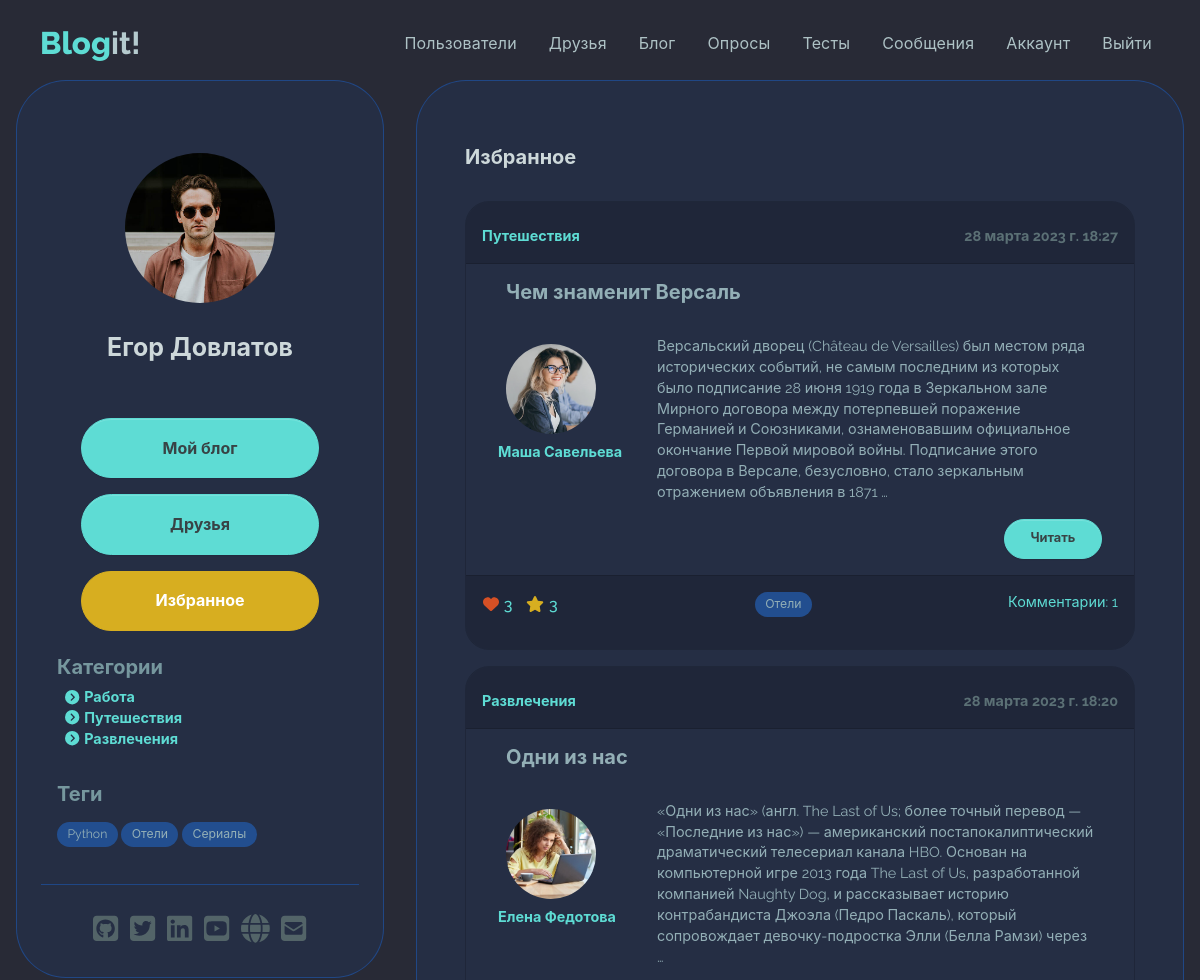
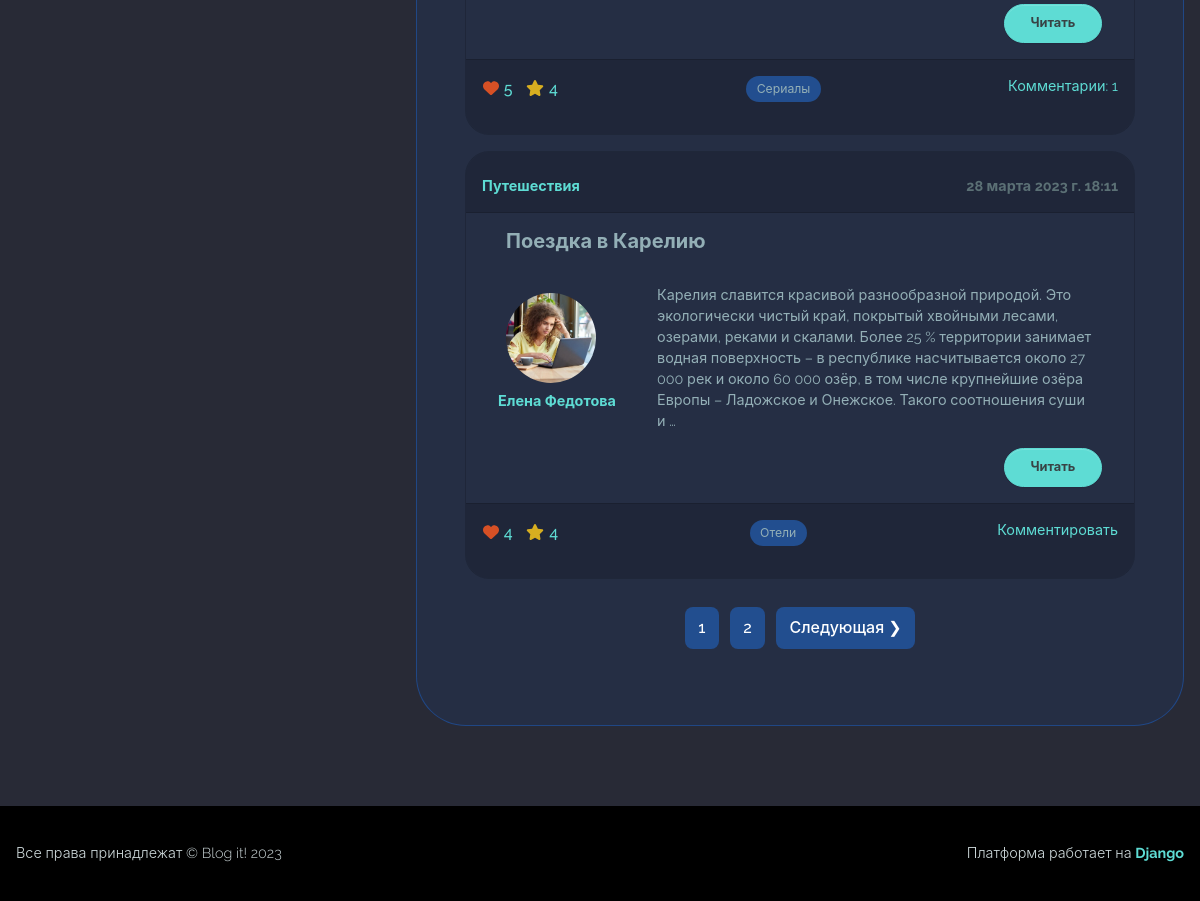
The page /bookmarks/ (signed in) on the database its author committed (2 pictures, top to bottom).
### users/models.py (models this page shows, shortened)
class Profile(models.Model):
    user = models.OneToOneField(User,
        on_delete=models.CASCADE)
    name = models.CharField(max_length=50,
        blank=True, null=True)
    email = models.EmailField(max_length=50,
        blank=True, null=True)
    username = models.CharField(max_length=50,
        blank=True, null=True)
    summary = models.CharField(max_length=100,
        blank=True, null=True)
    city = models.CharField(max_length=20,
        blank=True, null=True)
    profession = models.CharField(max_length=50,
        blank=True, null=True)
    about = models.TextField(blank=True, null=True)
    image = models.ImageField(
        null=True, blank=True, upload_to='profile_images',
        default='profile_images/default.jpg')
    github = models.CharField(max_length=100,
        default='https://github.com')
    twitter = models.CharField(max_length=100,
        default='https://twitter.com')
    linkedin = models.CharField(max_length=100,
        default='https://linkedin.com')
    youtube = models.CharField(max_length=100,
        default='https://youtube.com')
    website = models.CharField(max_length=100,
        default='https://mysite.com')
    created = models.DateTimeField(auto_now_add=True)
    follows = models.ManyToManyField(
        'self', related_name='followed_by',
        symmetrical=False, blank=True
    )
    class Meta:
        ordering = ['created']
        verbose_name = 'Профиль'
        verbose_name_plural = 'Профили'

### blog/models.py (models this page shows, shortened)
class Category(models.Model):
    name = models.CharField('category', max_length=20)
    slug = models.SlugField()
    class Meta:
        ordering = ['id']
        verbose_name = 'Категория'
        verbose_name_plural = 'Категории'
    def __str__(self):
        return self.name

class Tag(models.Model):
    name = models.CharField('tag', max_length=20)
    slug = models.SlugField()
    class Meta:
        ordering = ['id']
        verbose_name = 'Тег'
        verbose_name_plural = 'Теги'

class Post(models.Model):
    owner = models.ForeignKey(
        Profile, null=True, blank=True, on_delete=models.CASCADE)
    title = models.CharField(max_length=150)
    slug = models.SlugField()
    text = models.TextField(max_length=2000)
    category = models.ForeignKey(Category,
        on_delete=models.CASCADE)
    tags = models.ManyToManyField(Tag, blank=True)
    published = models.DateTimeField(auto_now_add=True)
    likes = models.ManyToManyField(User,
        related_name='post_likes', blank=True)
    bookmarks = models.ManyToManyField(User,
        related_name='bookmarks', blank=True)
    class Meta:
        ordering = ['-published']
        verbose_name = 'Запись'
        verbose_name_plural = 'Записи'
    def number_of_likes(self):
        if self.likes.count() == 0:
            return ''
        else:
            return self.likes.count()
    def number_of_bookmarks(self):
        if self.bookmarks.count() == 0:
            return ''
        else:
            return self.bookmarks.count()
    def number_of_comments(self):
        if self.comments.count() == 0:
            return ''
        else:
            return self.comments.filter(approved=True).count()

### blog/views.py (the view)
# urls.py: path('bookmarks/', views.user_bookmarks, name='user_bookmarks'),
@login_required
def user_bookmarks(request):
    profile = request.user.profile
    user = request.user
    posts = Post.objects.filter(bookmarks__in=[user])
    tags, categories = get_tags_categories(posts)
    custom_range, posts = paginateObjects(request, posts, 3)
    context = {'profile': profile, "posts": posts,
    'custom_range': custom_range,
    'tags': tags, 'categories': categories}
    return render(request, "blog/post_list.html", context)

### blog/templates/blog/post_list.html
{% extends 'base.html' %}
{% block content %}
    <section>
        <main class="mt-5 mb-5">
            <div class="container">
                <div class="main-body">
                    <div class="row">
                        <div class="col-lg-4">
                            <div class="card p-3 card-soft-primary">
                                <div class="card-body">
                                    <div class="d-flex flex-column align-items-center text-center">
                                        <div class="profile-image-wrapper mt-5">
                                            <div class="profile-image">
                                                <img src="{{ profile.image.url }}" alt="profile" />
                                            </div>
                                        </div>
                                        <div class="mt-1">
                                            <h5 class="fw-bold fs-2 text-200 mb-5 text-center">{{ profile.name }}</h5>
                                            <div class="text-center">
                                                <div class="col-12 d-grid">
                                                    <div class="text-center">
                                                        <a class="btn btn-primary rounded-pill my-2 col-9"
                                                           href="{% url 'blog:my-blog' %}">Мой блог</a>
                                                        <a class="btn btn-primary rounded-pill my-2 col-9"
                                                           href="{% url 'blog:friends' %}">Друзья</a>
                                                        <a class="btn btn-warning rounded-pill my-2 col-9"
                                                           href="{% url 'blog:user_bookmarks' %}">Избранное</a>
                                                    </div>
                                                    {% include 'tags_categories.html' %}
                                                </div>
                                            </div>
                                        </div>
                                    </div>
                                    <hr class="my-4">
                                    <div class="text-center">{% include 'socials.html' %}</div>
                                </div>
                            </div>
                        </div>
                        <div class="col-lg-8">
                            <div class="card p-3 h-100 card-soft-primary">
                                <div class="profile-card-body">
                                    <div class="row mb-3">
                                        <div class="col-12">
                                            {% if 'friends' in request.path %}
                                                <h6 class="fw-bold fs-1 text-200 my-3">Записи друзей</h6>
                                                <div class="row">
                                                    <div class="mx-auto col-10 col-md-12 col-lg-12 mb-3">
                                                        <form class="text-light" action="{% url 'blog:friends' %}" method="get">
                                                            <div class="input-group-icon">
                                                                <input class="form-control form-ensurance-control"
                                                                       type="text"
                                                                       name="search_query"
                                                                       value="{{ search_query }}"
                                                                       id="formInput#search"
                                                                       placeholder="Поиск по записям друзей"
                                                                       aria-label="search"/>
                                                                <button class="btn btn-primary btn-subscribe" type="submit">Найти</button>
                                                            </form>
                                                        </div>
                                                    </div>
                                                {% elif 'bookmarks' in request.path %}
                                                    <h6 class="fw-bold fs-1 text-200 my-3">Избранное</h6>
                                                {% elif 'category' in request.path %}
                                                    <h6 class="fw-bold fs-1 text-200 my-3">
                                                        Все записи в категории <span class="fw-bolder text-400">{{ category.name }}</span>
                                                    </h6>
                                                {% elif 'tag' in request.path %}
                                                    <h6 class="fw-bold fs-1 text-200 my-3">
                                                        Все записи, отмеченные тегом <span class="fw-bolder text-400">{{ tag.name }}</span>
                                                    </h6>
                                                {% endif %}
                                            </div>
                                        </div>
                                        <div>
                                            {% for post in posts %}
                                                <div class="message-card mb-3">
                                                    <div class="card-header fs--1 fw-bold">
                                                        <div class="d-flex justify-content-between">
                                                            <a class="text-decoration-none mt-2" href=""><span class="text-start">{{ post.category }}</span></a>
                                                            {% if request.user.profile.id == post.owner.id %}
                                                                <span class="text-end icon-group"><a class="icon-item" href="{% url 'blog:update-post' post.id %}"><i class="uil uil-edit fs--1"></i></a><a class="icon-item" href="{% url 'blog:delete-post' post.id %}"><i class="uil uil-times-circle fs--1"></i></a></span>
                                                            {% else %}
                                                                <span class="text-end mt-2">{{ post.published }}</span>
                                                            {% endif %}
                                                        </div>
                                                    </div>
                                                    <div class="card-body px-4">
                                                        <h5 class="card-title text-400 p-2">{{ post.title }}</h5>
                                                        <div class="row g-0">
                                                            <div class="col-md-3 caption center-block">
                                                                <div class="blog-image-wrapper mt-2">
                                                                    <div class="blog-image">
                                                                        <img src="{{ post.owner.image.url }}" alt="profile" />
                                                                    </div>
                                                                </div>
                                                                <p class="text-200 fw-bold mt-3">
                                                                    <a class="text-decoration-none"
                                                                       href="{% url 'user-profile' post.owner.username %}">{{ post.owner.name }}</a>
                                                                </p>
                                                            </div>
                                                            <div class="col-md-9">
                                                                <p class="card-text text-400 p-2">{{ post.text|safe|truncatewords:"50" }}</p>
                                                            </div>
                                                        </div>
                                                        <div class="text-end">
                                                            <a class="btn btn-primary rounded-pill btn-md my-2"
                                                               href="{% url 'blog:post' post.slug %}">Читать</a>
                                                        </div>
                                                    </div>
                                                    {% include 'blog/post_footer.html' %}
                                                </div>
                                            {% endfor %}
                                        </div>
                                        <div class="my-4">{% include 'pagination.html' with queryset=posts custom_range=custom_range %}</div>
                                    </div>
                                </div>
                            </div>
                        </div>
                    </div>
                </div>
            </main>
        </section>
    {% endblock content %}

### templates/tags_categories.html
<div class="text-start mt-3 px-3">
    <h5 class="text-500">Категории</h5>
    <ul class="list-unstyled">
        {% for category in categories %}
            <li>
                <a class="text-decoration-none fw-bold px-2"
                   href="{% url 'blog:by_category' category.slug %}"><i class="fas fa-chevron-circle-right mr-icon"></i>{{ category.name }}</a>
            </li>
        {% endfor %}
    </ul>
</div>
<div class="text-start mt-3 px-3">
    <h5 class="text-500">Теги</h5>
    <div class="col-12 container-fluid px-0">
        {% for tag in tags %}
            <a href="{% url 'blog:by_tag' tag.slug %}"><span class="badge rounded-pill text-400 pill-bg my-2">{{ tag.name }}</span></a>
        {% endfor %}
    </div>
</div>

### blog/templates/blog/post_footer.html (shortened to what this page needs)
<div class="card-footer text-muted d-flex justify-content-between">
    <div class="text-start">
        <ul class="list-unstyled list-inline">
            <li class="list-inline-item">
                {% if user in post.likes.all %}
                    <form action="{% url 'blog:like_post' post.id  %}"
                          method="post"
                          name="dislike"
                          id="dislikeform">
                        <button type='submit'
                                name='dislike'
                                value="{{ post.id }}"
                                class="btn btn-link p-0 mt-0 text-decoration-none">
                            <i class="fa fa-heart mr-icon text-danger"></i>{{ post.number_of_likes }}
                        </button>
                    </form>
                {% endif %}
            </li>
            <li class="list-inline-item">
                {% if user in post.bookmarks.all %}
                    <form action="{% url 'blog:bookmark_post' post.id  %}"
                          method="post"
                          name="remove"
                          id="remove">
                        <button type='submit'
                                name='remove'
                                value="{{ post.id }}"
                                class="btn btn-link p-0 mt-0">
                            <i class="fa fa-star mr-icon text-warning"></i>{{ post.number_of_bookmarks }}
                        </button>
                    </form>
                {% endif %}
            </li>
        </ul>
    </div>
    <div class="text-center">
        {% for tag in post.tags.all %}
            <a href="{% url 'blog:by_tag' tag.slug %}"><span class="badge rounded-pill text-400 pill-bg">{{ tag.name }}</span></a>
        {% endfor %}
    </div>
    {% if post.number_of_comments %}
        <div class="text-end">
            <a class="text-decoration-none mt-2"
               href="{% url 'blog:post' post.slug %}#comments">Комментарии: {{ post.number_of_comments }}</a>
        </div>
    {% else %}
        <div class="text-end">
            <a class="text-decoration-none mt-2"
               href="{% url 'blog:post' post.slug %}">Комментировать</a>
        </div>
    {% endif %}
</div>

### rows shown on the page
Profile: image (picture), name "Егор Довлатов"
Category: name "Работа"
Category: name "Путешествия"
Category: name "Развлечения"
Tag: name "Python"
Tag: name "Отели"
Tag: name "Сериалы"
Post: category "Путешествия", published "28 марта 2023 г. 18:27", title "Чем знаменит Версаль", owner.image (picture), owner.name "Маша Савельева", text "Версальский дворец (Château de Versailles) был местом ряда исторических событий, не самым последним из которых было подписание 28 июня 1919 года в Зеркальном зале Мирного договора между потерпевшей поражение Германией и Союзниками, ознаменовавшим официальное окончание Первой мировой войны. Подписание этого договора в Версале, безусловно, стало зеркальным отражением объявления в 1871 …", number_of_likes "3", number_of_bookmarks "3", number_of_comments "1"
Post: category "Развлечения", published "28 марта 2023 г. 18:20", title "Одни из нас", owner.image (picture), owner.name "Елена Федотова", text "«Одни из нас» (англ. The Last of Us; более точный перевод — «Последние из нас») — американский постапокалиптический драматический телесериал канала HBO. Основан на компьютерной игре 2013 года The Last of Us, разработанной компанией Naughty Dog, и рассказывает историю контрабандиста Джоэла (Педро Паскаль), который сопровождает девочку-подростка Элли (Белла Рамзи) через …", number_of_likes "5", number_of_bookmarks "4", number_of_comments "1"
Post: category "Путешествия", published "28 марта 2023 г. 18:11", title "Поездка в Карелию", owner.image (picture), owner.name "Елена Федотова", text "Карелия славится красивой разнообразной природой. Это экологически чистый край, покрытый хвойными лесами, озерами, реками и скалами. Более 25 % территории занимает водная поверхность – в республике насчитывается около 27 000 рек и около 60 000 озёр, в том числе крупнейшие озёра Европы – Ладожское и Онежское. Такого соотношения суши и …", number_of_likes "4", number_of_bookmarks "4", shows "Комментировать"

### other values the page prints
{{ page }} "1"
{{ page }} "2"
